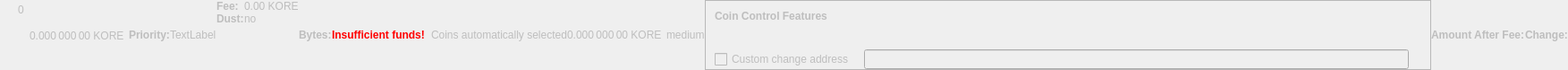
    <widget class="QWidget" name="dummyHideWidget" native="true">
     <property name="enabled">
      <bool>false</bool>
     </property>
     <property name="maximumSize">
      <size>
       <width>100</width>
       <height>22</height>
      </size>
     </property>
     <layout class="QHBoxLayout" name="dummyHideLayout">
      <property name="spacing">
       <number>0</number>
      </property>
      <property name="leftMargin">
       <number>0</number>
      </property>
      <property name="topMargin">
       <number>0</number>
      </property>
      <property name="rightMargin">
       <number>0</number>
      </property>
      <property name="bottomMargin">
       <number>0</number>
      </property>
      <item>
       <layout class="QFormLayout" name="formLayoutCoinControl1">
        <property name="horizontalSpacing">
         <number>10</number>
        </property>
        <property name="verticalSpacing">
         <number>14</number>
        </property>
        <property name="leftMargin">
         <number>10</number>
        </property>
        <property name="topMargin">
         <number>4</number>
        </property>
        <property name="rightMargin">
         <number>6</number>
        </property>
        <item row="0" column="1">
         <widget class="QLabel" name="labelCoinControlBytes">
          <property name="cursor">
           <cursorShape>IBeamCursor</cursorShape>
          </property>
          <property name="contextMenuPolicy">
           <enum>Qt::ActionsContextMenu</enum>
          </property>
          <property name="text">
           <string notr="true">0</string>
          </property>
          <property name="textInteractionFlags">
           <set>Qt::LinksAccessibleByMouse|Qt::TextSelectableByKeyboard|Qt::TextSelectableByMouse</set>
          </property>
         </widget>
        </item>
       </layout>
      </item>
      <item>
       <widget class="QLabel" name="labelCoinControlAfterFee">
        <property name="enabled">
         <bool>false</bool>
        </property>
        <property name="sizePolicy">
         <sizepolicy hsizetype="Fixed" vsizetype="Fixed">
          <horstretch>0</horstretch>
          <verstretch>0</verstretch>
         </sizepolicy>
        </property>
        <property name="minimumSize">
         <size>
          <width>111</width>
          <height>12</height>
         </size>
        </property>
        <property name="maximumSize">
         <size>
          <width>111</width>
          <height>12</height>
         </size>
        </property>
        <property name="cursor">
         <cursorShape>IBeamCursor</cursorShape>
        </property>
        <property name="contextMenuPolicy">
         <enum>Qt::ActionsContextMenu</enum>
        </property>
        <property name="text">
         <string notr="true">0.000 000 00 KORE</string>
        </property>
        <property name="textInteractionFlags">
         <set>Qt::LinksAccessibleByMouse|Qt::TextSelectableByKeyboard|Qt::TextSelectableByMouse</set>
        </property>
       </widget>
      </item>
      <item>
       <widget class="QLabel" name="labelCoinControlPriorityText">
        <property name="enabled">
         <bool>false</bool>
        </property>
        <property name="font">
         <font>
          <weight>75</weight>
          <bold>true</bold>
         </font>
        </property>
        <property name="text">
         <string>Priority:</string>
        </property>
       </widget>
      </item>
      <item>
       <layout class="QHBoxLayout" name="horizontalLayout">
        <item>
         <widget class="QLabel" name="WarningLabel">
          <property name="text">
           <string>TextLabel</string>
          </property>
         </widget>
        </item>
       </layout>
      </item>
      <item>
       <layout class="QFormLayout" name="formLayoutCoinControl3">
        <property name="horizontalSpacing">
         <number>0</number>
        </property>
        <property name="verticalSpacing">
         <number>0</number>
        </property>
        <property name="leftMargin">
         <number>0</number>
        </property>
        <property name="topMargin">
         <number>0</number>
        </property>
        <property name="rightMargin">
         <number>0</number>
        </property>
        <item row="0" column="0">
         <widget class="QLabel" name="labelCoinControlFeeText">
          <property name="enabled">
           <bool>false</bool>
          </property>
          <property name="font">
           <font>
            <weight>75</weight>
            <bold>true</bold>
           </font>
          </property>
          <property name="text">
           <string>Fee:</string>
          </property>
          <property name="margin">
           <number>0</number>
          </property>
         </widget>
        </item>
        <item row="0" column="1">
         <widget class="QLabel" name="labelCoinControlFee">
          <property name="enabled">
           <bool>false</bool>
          </property>
          <property name="cursor">
           <cursorShape>IBeamCursor</cursorShape>
          </property>
          <property name="contextMenuPolicy">
           <enum>Qt::ActionsContextMenu</enum>
          </property>
          <property name="text">
           <string notr="true">0.00 KORE</string>
          </property>
          <property name="textInteractionFlags">
           <set>Qt::LinksAccessibleByMouse|Qt::TextSelectableByKeyboard|Qt::TextSelectableByMouse</set>
          </property>
         </widget>
        </item>
        <item row="1" column="0">
         <widget class="QLabel" name="labelCoinControlLowOutputText">
          <property name="enabled">
           <bool>false</bool>
          </property>
          <property name="font">
           <font>
            <weight>75</weight>
            <bold>true</bold>
           </font>
          </property>
          <property name="text">
           <string>Dust:</string>
          </property>
         </widget>
        </item>
        <item row="1" column="1">
         <widget class="QLabel" name="labelCoinControlLowOutput">
          <property name="enabled">
           <bool>false</bool>
          </property>
          <property name="cursor">
           <cursorShape>IBeamCursor</cursorShape>
          </property>
          <property name="contextMenuPolicy">
           <enum>Qt::ActionsContextMenu</enum>
          </property>
          <property name="text">
           <string>no</string>
          </property>
          <property name="textInteractionFlags">
           <set>Qt::LinksAccessibleByMouse|Qt::TextSelectableByKeyboard|Qt::TextSelectableByMouse</set>
          </property>
         </widget>
        </item>
       </layout>
      </item>
      <item>
       <widget class="QLabel" name="labelCoinControlBytesText">
        <property name="enabled">
         <bool>false</bool>
        </property>
        <property name="font">
         <font>
          <weight>75</weight>
          <bold>true</bold>
         </font>
        </property>
        <property name="text">
         <string>Bytes:</string>
        </property>
       </widget>
      </item>
      <item>
       <layout class="QFormLayout" name="formLayoutCoinControl2">
        <property name="horizontalSpacing">
         <number>0</number>
        </property>
        <property name="verticalSpacing">
         <number>0</number>
        </property>
        <property name="leftMargin">
         <number>0</number>
        </property>
        <property name="topMargin">
         <number>0</number>
        </property>
        <property name="rightMargin">
         <number>0</number>
        </property>
       </layout>
      </item>
      <item>
       <layout class="QHBoxLayout" name="horizontalLayoutCoinControl2">
        <property name="spacing">
         <number>0</number>
        </property>
        <property name="bottomMargin">
         <number>0</number>
        </property>
       </layout>
      </item>
      <item>
       <widget class="QLabel" name="labelCoinControlInsuffFunds">
        <property name="enabled">
         <bool>false</bool>
        </property>
        <property name="minimumSize">
         <size>
          <width>0</width>
          <height>0</height>
         </size>
        </property>
        <property name="font">
         <font>
          <weight>75</weight>
          <bold>true</bold>
         </font>
        </property>
        <property name="styleSheet">
         <string notr="true">color:red;font-weight:bold;</string>
        </property>
        <property name="text">
         <string>Insufficient funds!</string>
        </property>
        <property name="margin">
         <number>5</number>
        </property>
       </widget>
      </item>
      <item>
       <layout class="QFormLayout" name="formLayoutCoinControl4">
        <property name="horizontalSpacing">
         <number>0</number>
        </property>
        <property name="verticalSpacing">
         <number>0</number>
        </property>
        <property name="leftMargin">
         <number>0</number>
        </property>
        <property name="topMargin">
         <number>0</number>
        </property>
        <property name="rightMargin">
         <number>0</number>
        </property>
       </layout>
      </item>
      <item>
       <widget class="QLabel" name="labelCoinControlChangeLabel">
        <property name="enabled">
         <bool>false</bool>
        </property>
        <property name="sizePolicy">
         <sizepolicy hsizetype="Preferred" vsizetype="Expanding">
          <horstretch>0</horstretch>
          <verstretch>0</verstretch>
         </sizepolicy>
        </property>
        <property name="minimumSize">
         <size>
          <width>0</width>
          <height>0</height>
         </size>
        </property>
        <property name="text">
         <string/>
        </property>
        <property name="margin">
         <number>3</number>
        </property>
       </widget>
      </item>
      <item>
       <widget class="QLabel" name="labelCoinControlAutomaticallySelected">
        <property name="enabled">
         <bool>false</bool>
        </property>
        <property name="sizePolicy">
         <sizepolicy hsizetype="Fixed" vsizetype="Fixed">
          <horstretch>0</horstretch>
          <verstretch>0</verstretch>
         </sizepolicy>
        </property>
        <property name="minimumSize">
         <size>
          <width>0</width>
          <height>0</height>
         </size>
        </property>
        <property name="maximumSize">
         <size>
          <width>240</width>
          <height>16777215</height>
         </size>
        </property>
        <property name="text">
         <string>Coins automatically selected</string>
        </property>
        <property name="margin">
         <number>5</number>
        </property>
       </widget>
      </item>
      <item>
       <widget class="QLabel" name="labelCoinControlChange">
        <property name="enabled">
         <bool>false</bool>
        </property>
        <property name="sizePolicy">
         <sizepolicy hsizetype="Fixed" vsizetype="Fixed">
          <horstretch>0</horstretch>
          <verstretch>0</verstretch>
         </sizepolicy>
        </property>
        <property name="minimumSize">
         <size>
          <width>111</width>
          <height>0</height>
         </size>
        </property>
        <property name="maximumSize">
         <size>
          <width>111</width>
          <height>16777215</height>
         </size>
        </property>
        <property name="cursor">
         <cursorShape>IBeamCursor</cursorShape>
        </property>
        <property name="contextMenuPolicy">
         <enum>Qt::ActionsContextMenu</enum>
        </property>
        <property name="text">
         <string notr="true">0.000 000 00 KORE</string>
        </property>
        <property name="textInteractionFlags">
         <set>Qt::LinksAccessibleByMouse|Qt::TextSelectableByKeyboard|Qt::TextSelectableByMouse</set>
        </property>
       </widget>
      </item>
      <item>
       <widget class="QLabel" name="labelCoinControlPriority">
        <property name="enabled">
         <bool>false</bool>
        </property>
        <property name="cursor">
         <cursorShape>IBeamCursor</cursorShape>
        </property>
        <property name="contextMenuPolicy">
         <enum>Qt::ActionsContextMenu</enum>
        </property>
        <property name="text">
         <string>medium</string>
        </property>
        <property name="textInteractionFlags">
         <set>Qt::LinksAccessibleByMouse|Qt::TextSelectableByKeyboard|Qt::TextSelectableByMouse</set>
        </property>
       </widget>
      </item>
      <item>
       <widget class="QFrame" name="frameCoinControl">
        <property name="sizePolicy">
         <sizepolicy hsizetype="Expanding" vsizetype="Expanding">
          <horstretch>0</horstretch>
          <verstretch>0</verstretch>
         </sizepolicy>
        </property>
        <property name="maximumSize">
         <size>
          <width>16777215</width>
          <height>16777215</height>
         </size>
        </property>
        <property name="frameShape">
         <enum>QFrame::StyledPanel</enum>
        </property>
        <property name="frameShadow">
         <enum>QFrame::Sunken</enum>
        </property>
        <layout class="QVBoxLayout" name="verticalLayoutCoinControl2_2">
         <property name="spacing">
          <number>0</number>
         </property>
         <property name="leftMargin">
          <number>0</number>
         </property>
         <property name="topMargin">
          <number>0</number>
         </property>
         <property name="rightMargin">
          <number>0</number>
         </property>
         <property name="bottomMargin">
          <number>0</number>
         </property>
         <item>
          <layout class="QVBoxLayout" name="verticalLayoutCoinControl" stretch="0,0,0,1">
           <property name="spacing">
            <number>0</number>
           </property>
           <property name="leftMargin">
            <number>10</number>
           </property>
           <property name="topMargin">
            <number>10</number>
           </property>
           <item>
            <layout class="QHBoxLayout" name="horizontalLayoutCoinControl1">
             <property name="bottomMargin">
              <number>15</number>
             </property>
             <item>
              <widget class="QLabel" name="labelCoinControlFeatures">
               <property name="enabled">
                <bool>false</bool>
               </property>
               <property name="sizePolicy">
                <sizepolicy hsizetype="Preferred" vsizetype="Maximum">
                 <horstretch>0</horstretch>
                 <verstretch>0</verstretch>
                </sizepolicy>
               </property>
               <property name="font">
                <font>
                 <weight>75</weight>
                 <bold>true</bold>
                </font>
               </property>
               <property name="styleSheet">
                <string notr="true">font-weight:bold;</string>
               </property>
               <property name="text">
                <string>Coin Control Features</string>
               </property>
              </widget>
             </item>
            </layout>
           </item>
           <item>
            <widget class="QWidget" name="widgetCoinControl" native="true">
             <property name="sizePolicy">
              <sizepolicy hsizetype="Preferred" vsizetype="Preferred">
               <horstretch>0</horstretch>
               <verstretch>0</verstretch>
              </sizepolicy>
             </property>
             <property name="minimumSize">
              <size>
               <width>0</width>
               <height>0</height>
              </size>
             </property>
             <property name="styleSheet">
              <string notr="true"/>
             </property>
             <layout class="QHBoxLayout" name="horizontalLayoutCoinControl5_2">
              <property name="leftMargin">
               <number>0</number>
              </property>
              <property name="topMargin">
               <number>0</number>
              </property>
              <property name="rightMargin">
               <number>0</number>
              </property>
              <property name="bottomMargin">
               <number>0</number>
              </property>
              <item>
               <layout class="QHBoxLayout" name="horizontalLayoutCoinControl3">
                <property name="spacing">
                 <number>20</number>
                </property>
                <property name="topMargin">
                 <number>0</number>
                </property>
                <property name="bottomMargin">
                 <number>10</number>
                </property>
               </layout>
              </item>
             </layout>
            </widget>
           </item>
           <item>
            <layout class="QHBoxLayout" name="horizontalLayoutCoinControl4" stretch="0,0,0">
             <property name="spacing">
              <number>12</number>
             </property>
             <property name="sizeConstraint">
              <enum>QLayout::SetDefaultConstraint</enum>
             </property>
             <property name="topMargin">
              <number>5</number>
             </property>
             <property name="rightMargin">
              <number>5</number>
             </property>
             <item>
              <widget class="QCheckBox" name="checkBoxCoinControlChange">
               <property name="enabled">
                <bool>false</bool>
               </property>
               <property name="toolTip">
                <string>If this is activated, but the change address is empty or invalid, change will be sent to a newly generated address.</string>
               </property>
               <property name="text">
                <string>Custom change address</string>
               </property>
              </widget>
             </item>
             <item>
              <widget class="QValidatedLineEdit" name="lineEditCoinControlChange">
               <property name="enabled">
                <bool>false</bool>
               </property>
               <property name="sizePolicy">
                <sizepolicy hsizetype="Expanding" vsizetype="Fixed">
                 <horstretch>0</horstretch>
                 <verstretch>0</verstretch>
                </sizepolicy>
               </property>
              </widget>
             </item>
             <item>
              <widget class="QLabel" name="labelCoinControlChangeLabel_2">
               <property name="sizePolicy">
                <sizepolicy hsizetype="Preferred" vsizetype="Expanding">
                 <horstretch>0</horstretch>
                 <verstretch>0</verstretch>
                </sizepolicy>
               </property>
               <property name="minimumSize">
                <size>
                 <width>0</width>
                 <height>0</height>
                </size>
               </property>
               <property name="text">
                <string/>
               </property>
               <property name="margin">
                <number>3</number>
               </property>
              </widget>
             </item>
            </layout>
           </item>
           <item>
            <spacer name="verticalSpacerCoinControl">
             <property name="orientation">
              <enum>Qt::Vertical</enum>
             </property>
             <property name="sizeHint" stdset="0">
              <size>
               <width>800</width>
               <height>1</height>
              </size>
             </property>
            </spacer>
           </item>
          </layout>
         </item>
        </layout>
       </widget>
      </item>
      <item>
       <widget class="QLabel" name="labelCoinControlAfterFeeText">
        <property name="enabled">
         <bool>false</bool>
        </property>
        <property name="minimumSize">
         <size>
          <width>0</width>
          <height>0</height>
         </size>
        </property>
        <property name="maximumSize">
         <size>
          <width>16777215</width>
          <height>16777215</height>
         </size>
        </property>
        <property name="font">
         <font>
          <weight>75</weight>
          <bold>true</bold>
         </font>
        </property>
        <property name="text">
         <string>Amount After Fee:</string>
        </property>
        <property name="alignment">
         <set>Qt::AlignLeading|Qt::AlignLeft|Qt::AlignVCenter</set>
        </property>
        <property name="margin">
         <number>0</number>
        </property>
       </widget>
      </item>
      <item>
       <widget class="QLabel" name="labelCoinControlChangeText">
        <property name="enabled">
         <bool>false</bool>
        </property>
        <property name="sizePolicy">
         <sizepolicy hsizetype="Preferred" vsizetype="Preferred">
          <horstretch>0</horstretch>
          <verstretch>0</verstretch>
         </sizepolicy>
        </property>
        <property name="minimumSize">
         <size>
          <width>0</width>
          <height>0</height>
         </size>
        </property>
        <property name="maximumSize">
         <size>
          <width>16777215</width>
          <height>16777215</height>
         </size>
        </property>
        <property name="font">
         <font>
          <weight>75</weight>
          <bold>true</bold>
         </font>
        </property>
        <property name="text">
         <string>Change:</string>
        </property>
        <property name="alignment">
         <set>Qt::AlignLeading|Qt::AlignLeft|Qt::AlignVCenter</set>
        </property>
       </widget>
      </item>
     </layout>
    </widget>
